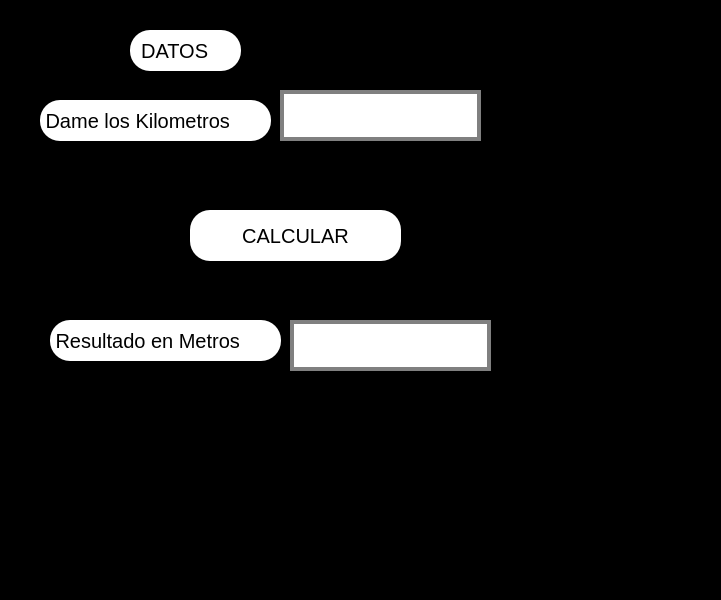
<?xml version="1.0" encoding="UTF-8"?>
<ui version="4.0">
 <class>MainWindow</class>
 <widget class="QMainWindow" name="MainWindow">
  <property name="geometry">
   <rect>
    <x>0</x>
    <y>0</y>
    <width>721</width>
    <height>600</height>
   </rect>
  </property>
  <property name="windowTitle">
   <string>MainWindow</string>
  </property>
  <property name="styleSheet">
   <string notr="true">

background:black
</string>
  </property>
  <widget class="QWidget" name="centralwidget">
   <widget class="QLineEdit" name="txt_km">
    <property name="geometry">
     <rect>
      <x>280</x>
      <y>90</y>
      <width>201</width>
      <height>51</height>
     </rect>
    </property>
    <property name="font">
     <font>
      <pointsize>20</pointsize>
     </font>
    </property>
    <property name="styleSheet">
     <string notr="true">background-color: rgb(255, 255, 255);
border: 4px solid gray;
</string>
    </property>
    <property name="text">
     <string/>
    </property>
    <property name="alignment">
     <set>Qt::AlignCenter</set>
    </property>
   </widget>
   <widget class="QPushButton" name="btn_calcular">
    <property name="geometry">
     <rect>
      <x>190</x>
      <y>210</y>
      <width>211</width>
      <height>51</height>
     </rect>
    </property>
    <property name="font">
     <font>
      <pointsize>15</pointsize>
     </font>
    </property>
    <property name="styleSheet">
     <string notr="true">border-radius:20px;

background: white


</string>
    </property>
    <property name="text">
     <string>CALCULAR</string>
    </property>
   </widget>
   <widget class="QLabel" name="label">
    <property name="geometry">
     <rect>
      <x>40</x>
      <y>100</y>
      <width>231</width>
      <height>41</height>
     </rect>
    </property>
    <property name="font">
     <font>
      <pointsize>15</pointsize>
     </font>
    </property>
    <property name="styleSheet">
     <string notr="true">
border-radius:20px;

background: white
</string>
    </property>
    <property name="text">
     <string> Dame los Kilometros</string>
    </property>
   </widget>
   <widget class="QLabel" name="label_2">
    <property name="geometry">
     <rect>
      <x>130</x>
      <y>30</y>
      <width>111</width>
      <height>41</height>
     </rect>
    </property>
    <property name="font">
     <font>
      <pointsize>15</pointsize>
     </font>
    </property>
    <property name="styleSheet">
     <string notr="true">
border-radius:20px;

background: white



</string>
    </property>
    <property name="text">
     <string>  DATOS</string>
    </property>
   </widget>
   <widget class="QLineEdit" name="txt_res">
    <property name="geometry">
     <rect>
      <x>290</x>
      <y>320</y>
      <width>201</width>
      <height>51</height>
     </rect>
    </property>
    <property name="font">
     <font>
      <pointsize>20</pointsize>
     </font>
    </property>
    <property name="styleSheet">
     <string notr="true">background-color: rgb(255, 255, 255);
border: 4px solid gray;
</string>
    </property>
    <property name="text">
     <string/>
    </property>
    <property name="alignment">
     <set>Qt::AlignCenter</set>
    </property>
   </widget>
   <widget class="QLabel" name="label_5">
    <property name="geometry">
     <rect>
      <x>50</x>
      <y>320</y>
      <width>231</width>
      <height>41</height>
     </rect>
    </property>
    <property name="font">
     <font>
      <pointsize>15</pointsize>
     </font>
    </property>
    <property name="styleSheet">
     <string notr="true">
border-radius:20px;

background: white



</string>
    </property>
    <property name="text">
     <string> Resultado en Metros</string>
    </property>
   </widget>
  </widget>
  <widget class="QMenuBar" name="menubar">
   <property name="geometry">
    <rect>
     <x>0</x>
     <y>0</y>
     <width>721</width>
     <height>21</height>
    </rect>
   </property>
  </widget>
  <widget class="QStatusBar" name="statusbar"/>
 </widget>
 <resources/>
 <connections/>
</ui>
